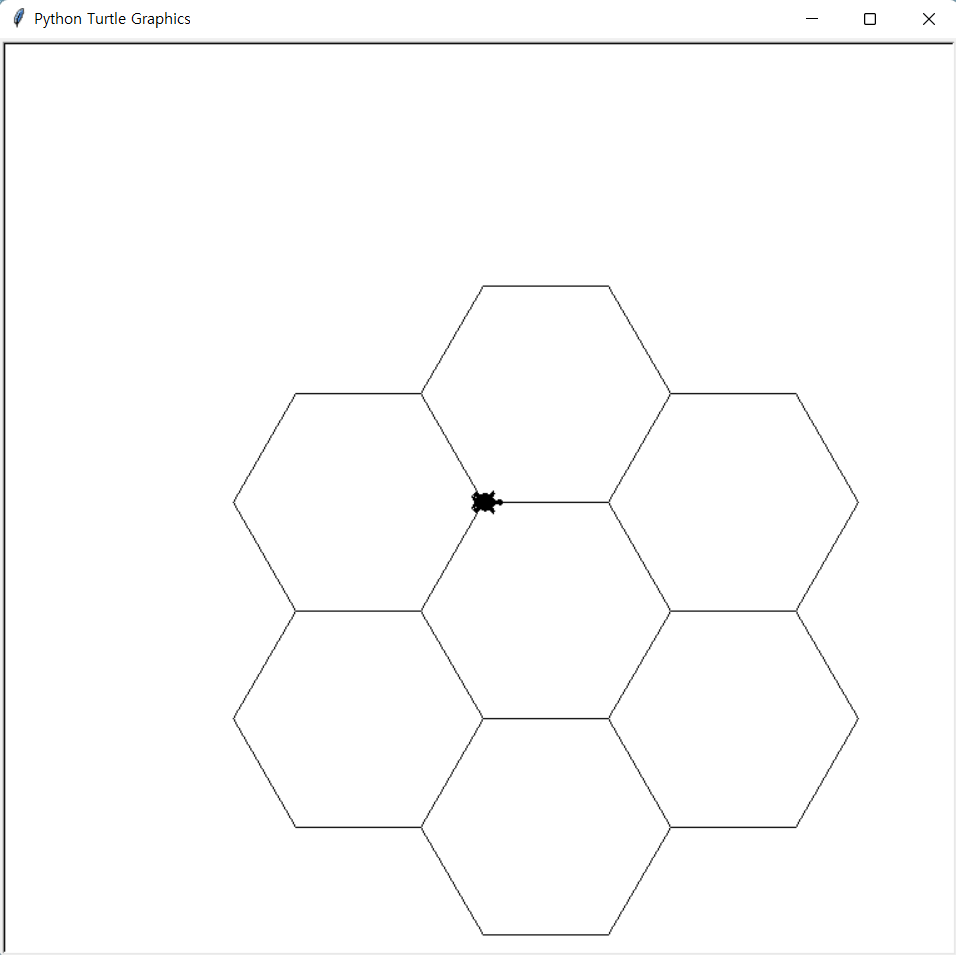

Write Python code to recreate this figure.
import turtle
t = turtle.Turtle()
t.shape("turtle")
t.speed(0)
def hexagon():
 for i in range(6):
 turtle.forward(100)
 turtle.left(360/6)
for i in range (6):
 hexagon()
 turtle.forward(100)
 turtle.right(60)
